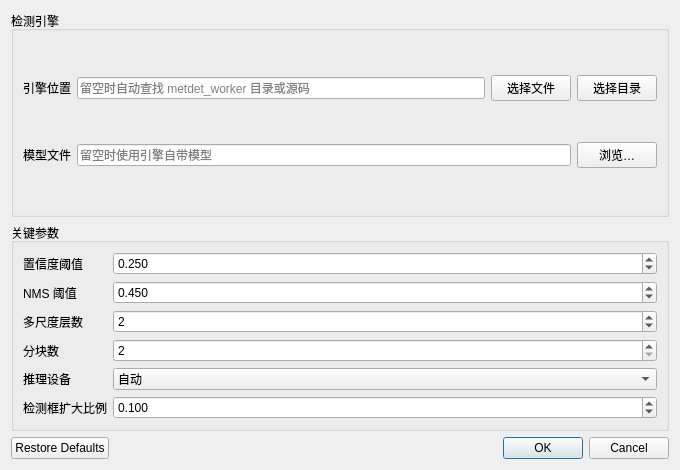
<?xml version="1.0" encoding="UTF-8"?>
<ui version="4.0">
 <class>MeteorDetectionOptionsDialog</class>
 <widget class="QDialog" name="MeteorDetectionOptionsDialog">
  <property name="geometry">
   <rect>
    <x>0</x>
    <y>0</y>
    <width>680</width>
    <height>470</height>
   </rect>
  </property>
  <property name="windowTitle">
   <string>流星自动检测选项</string>
  </property>
  <layout class="QVBoxLayout" name="verticalLayout">
   <item>
    <widget class="QGroupBox" name="groupBoxEngine">
     <property name="title">
      <string>检测引擎</string>
     </property>
     <layout class="QGridLayout" name="gridLayoutEngine">
      <item row="0" column="0">
       <widget class="QLabel" name="labelEnginePath">
        <property name="text">
         <string>引擎位置</string>
        </property>
       </widget>
      </item>
      <item row="0" column="1">
       <widget class="QLineEdit" name="lineEditEnginePath">
        <property name="placeholderText">
         <string>留空时自动查找 metdet_worker 目录或源码</string>
        </property>
        <property name="clearButtonEnabled">
         <bool>true</bool>
        </property>
       </widget>
      </item>
      <item row="0" column="2">
       <widget class="QPushButton" name="pushButtonBrowseEngineFile">
        <property name="text">
         <string>选择文件</string>
        </property>
       </widget>
      </item>
      <item row="0" column="3">
       <widget class="QPushButton" name="pushButtonBrowseEngineDirectory">
        <property name="text">
         <string>选择目录</string>
        </property>
       </widget>
      </item>
      <item row="1" column="0">
       <widget class="QLabel" name="labelModelPath">
        <property name="text">
         <string>模型文件</string>
        </property>
       </widget>
      </item>
      <item row="1" column="1" colspan="2">
       <widget class="QLineEdit" name="lineEditModelPath">
        <property name="placeholderText">
         <string>留空时使用引擎自带模型</string>
        </property>
        <property name="clearButtonEnabled">
         <bool>true</bool>
        </property>
       </widget>
      </item>
      <item row="1" column="3">
       <widget class="QPushButton" name="pushButtonBrowseModel">
        <property name="text">
         <string>浏览…</string>
        </property>
       </widget>
      </item>
     </layout>
    </widget>
   </item>
   <item>
    <widget class="QGroupBox" name="groupBoxParameters">
     <property name="title">
      <string>关键参数</string>
     </property>
     <layout class="QFormLayout" name="formLayoutParameters">
      <property name="fieldGrowthPolicy">
       <enum>QFormLayout::AllNonFixedFieldsGrow</enum>
      </property>
      <item row="0" column="0">
       <widget class="QLabel" name="labelConfidenceThreshold">
        <property name="text">
         <string>置信度阈值</string>
        </property>
       </widget>
      </item>
      <item row="0" column="1">
       <widget class="QDoubleSpinBox" name="doubleSpinBoxConfidenceThreshold">
        <property name="toolTip">
         <string>越低越容易检出较暗流星，也更容易出现误检。</string>
        </property>
        <property name="decimals">
         <number>3</number>
        </property>
        <property name="maximum">
         <double>1.000000000000000</double>
        </property>
        <property name="singleStep">
         <double>0.010000000000000</double>
        </property>
        <property name="value">
         <double>0.250000000000000</double>
        </property>
       </widget>
      </item>
      <item row="1" column="0">
       <widget class="QLabel" name="labelNmsThreshold">
        <property name="text">
         <string>NMS 阈值</string>
        </property>
       </widget>
      </item>
      <item row="1" column="1">
       <widget class="QDoubleSpinBox" name="doubleSpinBoxNmsThreshold">
        <property name="decimals">
         <number>3</number>
        </property>
        <property name="maximum">
         <double>1.000000000000000</double>
        </property>
        <property name="singleStep">
         <double>0.010000000000000</double>
        </property>
        <property name="value">
         <double>0.450000000000000</double>
        </property>
       </widget>
      </item>
      <item row="2" column="0">
       <widget class="QLabel" name="labelMultiscale">
        <property name="text">
         <string>多尺度层数</string>
        </property>
       </widget>
      </item>
      <item row="2" column="1">
       <widget class="QSpinBox" name="spinBoxMultiscale">
        <property name="toolTip">
         <string>0 最快；2 对高分辨率大图的召回更好。</string>
        </property>
        <property name="maximum">
         <number>8</number>
        </property>
        <property name="value">
         <number>2</number>
        </property>
       </widget>
      </item>
      <item row="3" column="0">
       <widget class="QLabel" name="labelPartition">
        <property name="text">
         <string>分块数</string>
        </property>
       </widget>
      </item>
      <item row="3" column="1">
       <widget class="QSpinBox" name="spinBoxPartition">
        <property name="minimum">
         <number>2</number>
        </property>
        <property name="maximum">
         <number>12</number>
        </property>
        <property name="value">
         <number>2</number>
        </property>
       </widget>
      </item>
      <item row="4" column="0">
       <widget class="QLabel" name="labelProvider">
        <property name="text">
         <string>推理设备</string>
        </property>
       </widget>
      </item>
      <item row="4" column="1">
       <widget class="QComboBox" name="comboBoxProvider">
        <item><property name="text"><string>自动</string></property><property name="userData"><string>auto</string></property></item>
        <item><property name="text"><string>CPU</string></property><property name="userData"><string>cpu</string></property></item>
        <item><property name="text"><string>DirectML（Windows）</string></property><property name="userData"><string>dml</string></property></item>
        <item><property name="text"><string>CUDA</string></property><property name="userData"><string>cuda</string></property></item>
        <item><property name="text"><string>Core ML（macOS）</string></property><property name="userData"><string>coreml</string></property></item>
       </widget>
      </item>
      <item row="5" column="0">
       <widget class="QLabel" name="labelBoxExpansionRatio">
        <property name="text">
         <string>检测框扩大比例</string>
        </property>
       </widget>
      </item>
      <item row="5" column="1">
       <widget class="QDoubleSpinBox" name="doubleSpinBoxBoxExpansionRatio">
        <property name="toolTip">
         <string>0.10 表示框的宽度和高度各扩大 10%。</string>
        </property>
        <property name="decimals">
         <number>3</number>
        </property>
        <property name="maximum">
         <double>5.000000000000000</double>
        </property>
        <property name="singleStep">
         <double>0.010000000000000</double>
        </property>
        <property name="value">
         <double>0.100000000000000</double>
        </property>
       </widget>
      </item>
     </layout>
    </widget>
   </item>
   <item>
    <widget class="QDialogButtonBox" name="buttonBox">
     <property name="standardButtons">
      <set>QDialogButtonBox::Cancel|QDialogButtonBox::Ok|QDialogButtonBox::RestoreDefaults</set>
     </property>
    </widget>
   </item>
  </layout>
 </widget>
 <resources/>
 <connections>
  <connection>
   <sender>buttonBox</sender>
   <signal>accepted()</signal>
   <receiver>MeteorDetectionOptionsDialog</receiver>
   <slot>accept()</slot>
  </connection>
  <connection>
   <sender>buttonBox</sender>
   <signal>rejected()</signal>
   <receiver>MeteorDetectionOptionsDialog</receiver>
   <slot>reject()</slot>
  </connection>
 </connections>
</ui>
